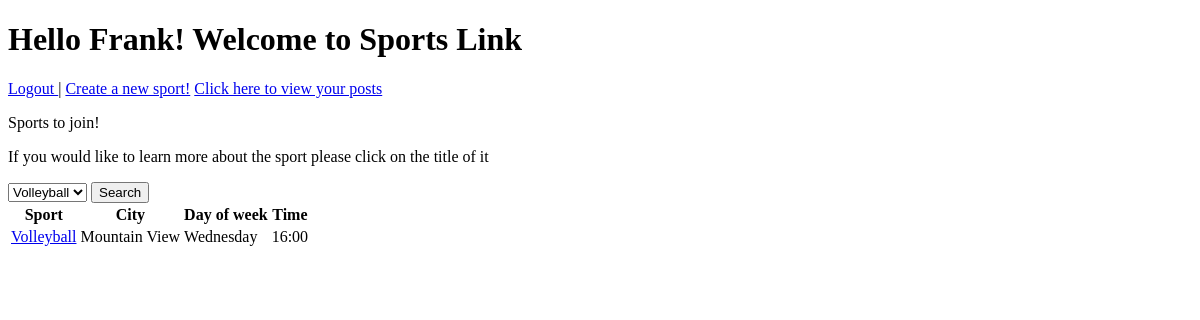
Before: /dashboard (signed in) with the older database file.
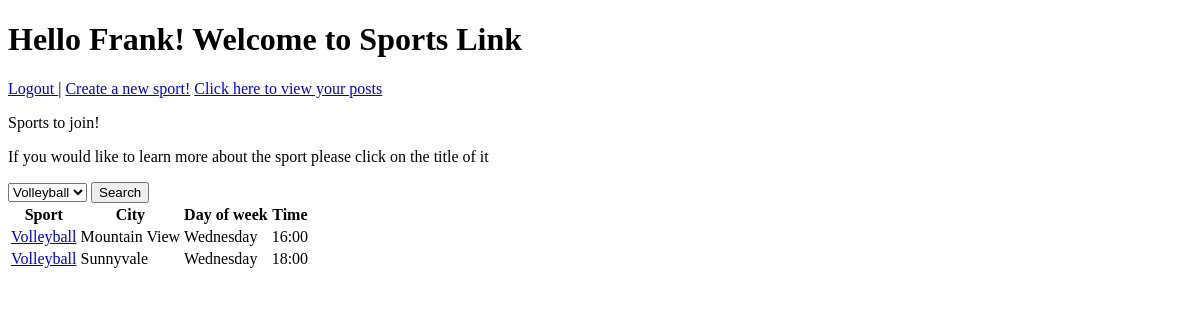
After: the same page with the newer database file.
### sportsPageApp/models.py (models this page shows)
class Sport(models.Model):
    sport_name = models.CharField(max_length=255)
    description = models.CharField(max_length=255)
    city = models.CharField(max_length=255)
    day_of_week = models.CharField(max_length=255)
    time = models.CharField(max_length=255)
    creator = models.ForeignKey(User, related_name="sports", on_delete=models.CASCADE)
    create_at = models.DateTimeField(auto_now_add = True)
    update_at = models.DateTimeField(auto_now = True)
    objects = SportManager()

### sportsPageApp/views.py (the view)
# urls.py: path('dashboard', views.dashboard),
def dashboard(request):
    if "user_id" not in request.session:
        return redirect("/")
    context = {
        "logged_in_user": User.objects.get(id = request.session['user_id']),
        "allSports": Sport.objects.all(),
    }
    return render(request, "dashboard_for_users.html", context)

### sportsPageApp/templates/dashboard_for_users.html (shortened to what this page needs)
<!DOCTYPE html>
<html lang="en">
<head>
</head>
<body>
    <h1>Hello {{ logged_in_user.first_name }}! Welcome to Sports Link</h1>
    <a href="/logout">Logout </a> |
    <a href="/sports/new">Create a new sport!</a>
    <a href="/yours_sports">Click here to view your posts</a>
    <p>Sports to join!</p>
    <p>If you would like to learn more about the sport please click on the title of it</p>
    <form action="/sports/{{ sport.sport_name }}" method="get">
    <select name="{{ sport.sport_name }}" id="{{ sport.sport_name }}">
        {% for sport in allSports %}
            <option value="{{ sport.sport_name }}">{{ sport.sport_name }}</option>
        {% endfor %}
    </select>
    <button>Search</button>
</form>
    <table>
        <thead>
            <tr>
                <th>Sport</th>
                <th>City</th>
                <th>Day of week</th>
                <th>Time</th>
            </tr>
        </thead>
        <tbody>
            {% for sport in allSports %}
            <tr>
                <td><a href="/sports/display/{{ sport.id }}">{{ sport.sport_name }}</a></td>
                <td>{{ sport.city }}</td>
                <td>{{ sport.day_of_week }}</td>
                <td>{{ sport.time }}</td>
            </tr>
            {% endfor %}
        </tbody>
    </table>
</body>
</html>

Changed rows visible on the page:
added Sport: sport_name "Volleyball", city "Sunnyvale", day_of_week "Wednesday", time "18:00"
